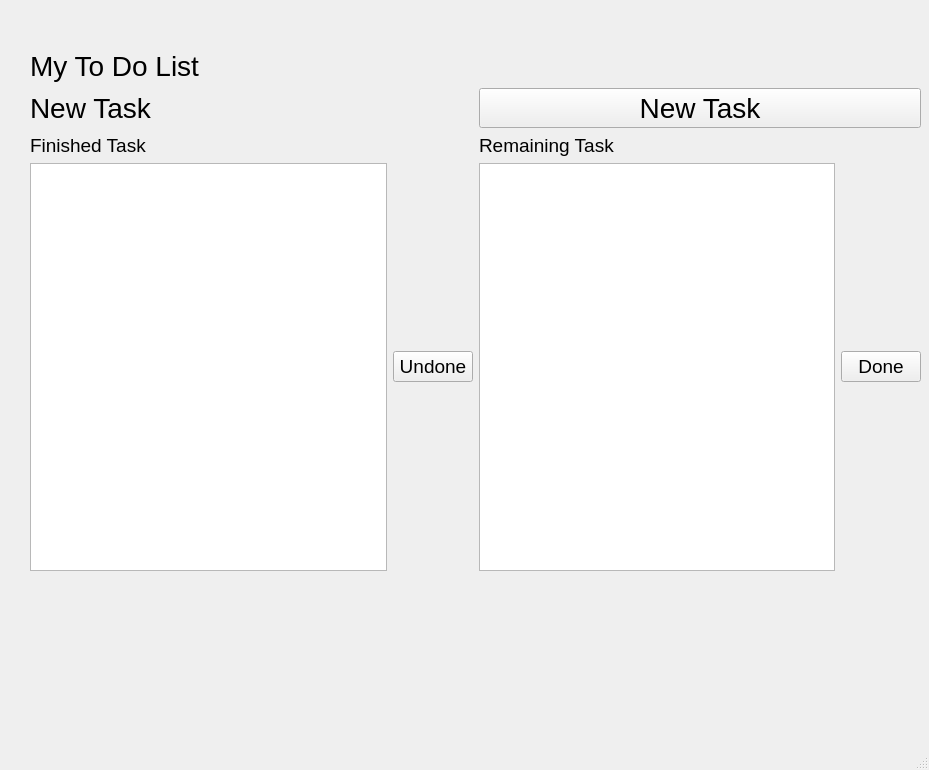
<?xml version="1.0" encoding="UTF-8"?>
<ui version="4.0">
 <class>MainWindow</class>
 <widget class="QMainWindow" name="MainWindow">
  <property name="geometry">
   <rect>
    <x>0</x>
    <y>0</y>
    <width>929</width>
    <height>770</height>
   </rect>
  </property>
  <property name="font">
   <font>
    <family>MS Sans Serif</family>
    <pointsize>21</pointsize>
   </font>
  </property>
  <property name="windowTitle">
   <string>MainWindow</string>
  </property>
  <widget class="QWidget" name="centralwidget">
   <widget class="QWidget" name="layoutWidget">
    <property name="geometry">
     <rect>
      <x>30</x>
      <y>50</y>
      <width>891</width>
      <height>521</height>
     </rect>
    </property>
    <layout class="QVBoxLayout" name="verticalLayout_3">
     <item>
      <widget class="QLabel" name="main_label">
       <property name="text">
        <string>My To Do List</string>
       </property>
      </widget>
     </item>
     <item>
      <layout class="QHBoxLayout" name="horizontalLayout_3">
       <item>
        <widget class="QLabel" name="new_task">
         <property name="text">
          <string>New Task</string>
         </property>
        </widget>
       </item>
       <item>
        <widget class="QPushButton" name="pushButton">
         <property name="text">
          <string>New Task</string>
         </property>
        </widget>
       </item>
      </layout>
     </item>
     <item>
      <layout class="QHBoxLayout" name="horizontalLayout_4">
       <item>
        <layout class="QVBoxLayout" name="verticalLayout">
         <item>
          <widget class="QLabel" name="finished_task">
           <property name="font">
            <font>
             <family>MS Sans Serif</family>
             <pointsize>14</pointsize>
            </font>
           </property>
           <property name="text">
            <string>Finished Task</string>
           </property>
          </widget>
         </item>
         <item>
          <layout class="QHBoxLayout" name="horizontalLayout">
           <item>
            <widget class="QListWidget" name="finished_list"/>
           </item>
           <item>
            <widget class="QPushButton" name="pushButton_2">
             <property name="font">
              <font>
               <family>MS Sans Serif</family>
               <pointsize>14</pointsize>
              </font>
             </property>
             <property name="text">
              <string>Undone</string>
             </property>
            </widget>
           </item>
          </layout>
         </item>
        </layout>
       </item>
       <item>
        <layout class="QVBoxLayout" name="verticalLayout_2">
         <item>
          <widget class="QLabel" name="remaining_task">
           <property name="font">
            <font>
             <family>MS Sans Serif</family>
             <pointsize>14</pointsize>
            </font>
           </property>
           <property name="text">
            <string>Remaining Task</string>
           </property>
          </widget>
         </item>
         <item>
          <layout class="QHBoxLayout" name="horizontalLayout_2">
           <item>
            <widget class="QListWidget" name="remaining_list"/>
           </item>
           <item>
            <widget class="QPushButton" name="pushButton_3">
             <property name="font">
              <font>
               <family>MS Sans Serif</family>
               <pointsize>14</pointsize>
              </font>
             </property>
             <property name="text">
              <string>Done</string>
             </property>
            </widget>
           </item>
          </layout>
         </item>
        </layout>
       </item>
      </layout>
     </item>
    </layout>
   </widget>
  </widget>
  <widget class="QMenuBar" name="menubar">
   <property name="geometry">
    <rect>
     <x>0</x>
     <y>0</y>
     <width>929</width>
     <height>47</height>
    </rect>
   </property>
  </widget>
  <widget class="QStatusBar" name="statusbar"/>
 </widget>
 <resources/>
 <connections/>
</ui>
